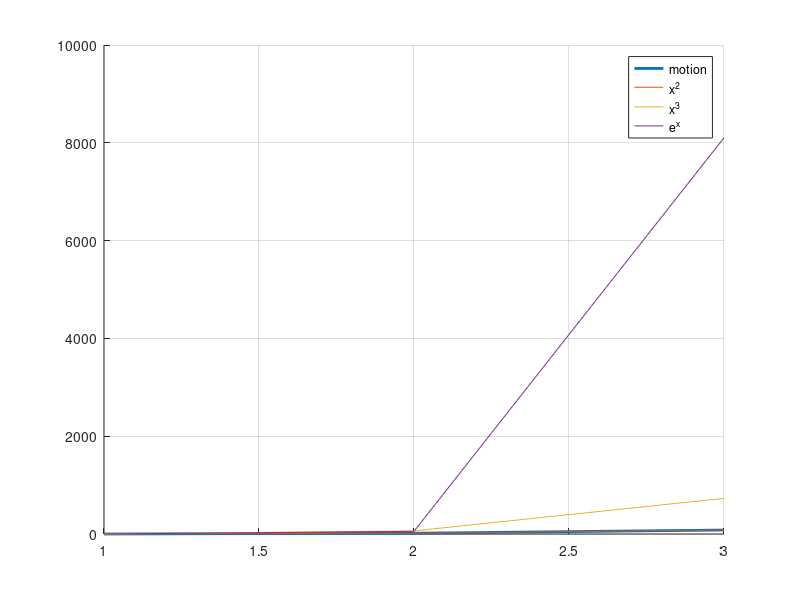

Write the MATLAB code that produced this figure.
% Robot cop/thief model
% Kai Brooks
% github.com/kaibrooks
% 2019
%
% Does a thing
%

% 3 axes of motion
% action space for agent:
% stay, left, right, up/down
% action space = 4
%
% state actions for agent:
% independent
% dependent on 1 robber
% dependent on 2 robber
% dependent on both
%
% total state space = 16




% Init
clc
close all
clear all
format
rng('shuffle')


% generate initial chromosome
rand_bin = round(rand(1,8));


% mix

% rebreed

% display


% calculate bf state space
for i=2:3
    x = i;
    y = i;
    
    z = x*y;
    
    motion(i) = z^2%3*(x*y - 2);
    n(i) = i;
    
    plotex(i) = exp(z);
    plotx2(i) = z^2;
    plotx3(i) = z^3;
    plotxbang(i) = factorial(z);
end

motion % note 1 is invalid, also total state space of sim is tripled (one for each bot)


hold on
grid on
plot(motion,'LineWidth',2)
plot(plotx2)
plot(plotx3)
plot(plotex)
%plot(plotxbang)


legend('motion','x^2','x^3','e^x','n!')